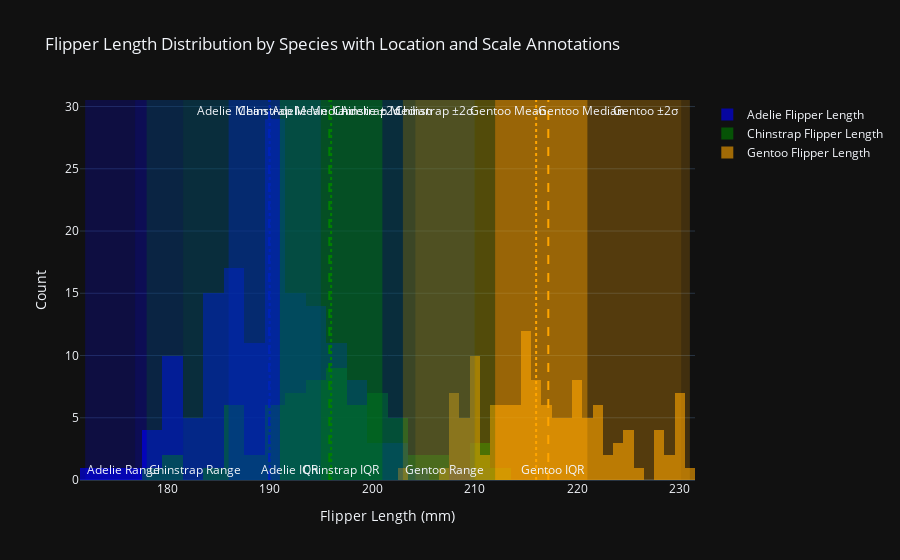

Source (notebook cell):
### Code cell
# Question 1

# Code directly imported from Chatgpt:

import plotly.express as px
import plotly.graph_objects as go
import seaborn as sns
import numpy as np

# Load the penguins dataset
penguins = sns.load_dataset("penguins")

# Drop rows with missing values for 'flipper_length_mm'
penguins_clean = penguins.dropna(subset=['flipper_length_mm'])

# Create an empty figure
fig = go.Figure()

# Define colors for each species
species_colors = {
    "Adelie": "blue",
    "Chinstrap": "green",
    "Gentoo": "orange"
}

# Iterate over each species
for species, color in species_colors.items():
    species_data = penguins_clean[penguins_clean['species'] == species]['flipper_length_mm']

    # Location statistics
    mean = species_data.mean()
    median = species_data.median()

    # Scale statistics
    min_val = species_data.min()
    max_val = species_data.max()
    q1 = species_data.quantile(0.25)
    q3 = species_data.quantile(0.75)
    std_dev = species_data.std()
    lower_2std = mean - 2 * std_dev
    upper_2std = mean + 2 * std_dev

    # Add histogram for the current species
    fig.add_trace(go.Histogram(x=species_data, name=f"{species} Flipper Length", opacity=0.6, marker_color=color, nbinsx=30))

    # Add vertical lines for mean and median
    fig.add_vline(x=mean, line=dict(color=color, width=2, dash="dash"), annotation_text=f'{species} Mean', annotation_position="top left")
    fig.add_vline(x=median, line=dict(color=color, width=2, dash="dot"), annotation_text=f'{species} Median', annotation_position="top right")

    # Add vertical rectangle for range (min to max)
    fig.add_vrect(x0=min_val, x1=max_val, fillcolor=color, opacity=0.2, line_width=0, annotation_text=f'{species} Range', annotation_position="bottom left")

    # Add vertical rectangle for IQR (Q1 to Q3)
    fig.add_vrect(x0=q1, x1=q3, fillcolor=color, opacity=0.4, line_width=0, annotation_text=f'{species} IQR', annotation_position="bottom right")

    # Add vertical rectangle for 2 standard deviations
    fig.add_vrect(x0=lower_2std, x1=upper_2std, fillcolor=color, opacity=0.1, line_width=0, annotation_text=f'{species} ±2σ', annotation_position="top right")

# Update layout and axis labels
fig.update_layout(
    title="Flipper Length Distribution by Species with Location and Scale Annotations",
    xaxis_title="Flipper Length (mm)",
    yaxis_title="Count",
    barmode="overlay"
)

# Show the plot
fig.show(render='png')

### Figure 1 — Plotly figure (JSON) as saved in the notebook; plotly's stock layout.template omitted (floating-point values rounded to 4 significant figures; data arrays with more than 128 entries replaced by an {"elided": "..."} marker saying what was removed)
{"data": [{"marker": {"color": "blue"}, "name": "Adelie Flipper Length", "nbinsx": 30, "opacity": 0.6, "type": "histogram", "x": {"elided": "151 int values"}}, {"marker": {"color": "green"}, "name": "Chinstrap Flipper Length", "nbinsx": 30, "opacity": 0.6, "type": "histogram", "x": [192, 196, 193, 188, 197, 198, 178, 197, 195, 198, 193, 194, 185, 201, 190, 201, 197, 181, 190, 195, 181, 191, 187, 193, 195, 197, 200, 200, 191, 205, 187, 201, 187, 203, 195, 199, 195, 210, 192, 205, 210, 187, 196, 196, 196, 201, 190, 212, 187, 198, 199, 201, 193, 203, 187, 197, 191, 203, 202, 194, 206, 189, 195, 207, 202, 193, 210, 198]}, {"marker": {"color": "orange"}, "name": "Gentoo Flipper Length", "nbinsx": 30, "opacity": 0.6, "type": "histogram", "x": [211, 230, 210, 218, 215, 210, 211, 219, 209, 215, 214, 216, 214, 213, 210, 217, 210, 221, 209, 222, 218, 215, 213, 215, 215, 215, 216, 215, 210, 220, 222, 209, 207, 230, 220, 220, 213, 219, 208, 208, 208, 225, 210, 216, 222, 217, 210, 225, 213, 215, 210, 220, 210, 225, 217, 220, 208, 220, 208, 224, 208, 221, 214, 231, 219, 230, 214, 229, 220, 223, 216, 221, 221, 217, 216, 230, 209, 220, 215, 223, 212, 221, 212, 224, 212, 228, 218, 218, 212, 230, 218, 228, 212, 224, 214, 226, 216, 222, 203, 225, 219, 228, 215, 228, 216, 215, 210, 219, 208, 209, 216, 229, 213, 230, 217, 230, 217, 222, 214, 215, 222, 212, 213]}], "layout": {"annotations": [{"showarrow": false, "text": "Adelie Mean", "x": 190.0, "xanchor": "right", "xref": "x", "y": 1, "yanchor": "top", "yref": "y domain"}, {"showarrow": false, "text": "Adelie Median", "x": 190, "xanchor": "left", "xref": "x", "y": 1, "yanchor": "top", "yref": "y domain"}, {"showarrow": false, "text": "Adelie Range", "x": 172, "xanchor": "left", "xref": "x", "y": 0, "yanchor": "bottom", "yref": "y domain"}, {"showarrow": false, "text": "Adelie IQR", "x": 195, "xanchor": "right", "xref": "x", "y": 0, "yanchor": "bottom", "yref": "y domain"}, {"showarrow": false, "text": "Adelie ±2σ", "x": 203.0, "xanchor": "right", "xref": "x", "y": 1, "yanchor": "top", "yref": "y domain"}, {"showarrow": false, "text": "Chinstrap Mean", "x": 195.8, "xanchor": "right", "xref": "x", "y": 1, "yanchor": "top", "yref": "y domain"}, {"showarrow": false, "text": "Chinstrap Median", "x": 196, "xanchor": "left", "xref": "x", "y": 1, "yanchor": "top", "yref": "y domain"}, {"showarrow": false, "text": "Chinstrap Range", "x": 178, "xanchor": "left", "xref": "x", "y": 0, "yanchor": "bottom", "yref": "y domain"}, {"showarrow": false, "text": "Chinstrap IQR", "x": 201, "xanchor": "right", "xref": "x", "y": 0, "yanchor": "bottom", "yref": "y domain"}, {"showarrow": false, "text": "Chinstrap ±2σ", "x": 210.1, "xanchor": "right", "xref": "x", "y": 1, "yanchor": "top", "yref": "y domain"}, {"showarrow": false, "text": "Gentoo Mean", "x": 217.2, "xanchor": "right", "xref": "x", "y": 1, "yanchor": "top", "yref": "y domain"}, {"showarrow": false, "text": "Gentoo Median", "x": 216, "xanchor": "left", "xref": "x", "y": 1, "yanchor": "top", "yref": "y domain"}, {"showarrow": false, "text": "Gentoo Range", "x": 203, "xanchor": "left", "xref": "x", "y": 0, "yanchor": "bottom", "yref": "y domain"}, {"showarrow": false, "text": "Gentoo IQR", "x": 221, "xanchor": "right", "xref": "x", "y": 0, "yanchor": "bottom", "yref": "y domain"}, {"showarrow": false, "text": "Gentoo ±2σ", "x": 230.2, "xanchor": "right", "xref": "x", "y": 1, "yanchor": "top", "yref": "y domain"}], "barmode": "overlay", "shapes": [{"line": {"color": "blue", "dash": "dash", "width": 2}, "type": "line", "x0": 190.0, "x1": 190.0, "xref": "x", "y0": 0, "y1": 1, "yref": "y domain"}, {"line": {"color": "blue", "dash": "dot", "width": 2}, "type": "line", "x0": 190, "x1": 190, "xref": "x", "y0": 0, "y1": 1, "yref": "y domain"}, {"fillcolor": "blue", "line": {"width": 0}, "opacity": 0.2, "type": "rect", "x0": 172, "x1": 210, "xref": "x", "y0": 0, "y1": 1, "yref": "y domain"}, {"fillcolor": "blue", "line": {"width": 0}, "opacity": 0.4, "type": "rect", "x0": 186, "x1": 195, "xref": "x", "y0": 0, "y1": 1, "yref": "y domain"}, {"fillcolor": "blue", "line": {"width": 0}, "opacity": 0.1, "type": "rect", "x0": 176.9, "x1": 203.0, "xref": "x", "y0": 0, "y1": 1, "yref": "y domain"}, {"line": {"color": "green", "dash": "dash", "width": 2}, "type": "line", "x0": 195.8, "x1": 195.8, "xref": "x", "y0": 0, "y1": 1, "yref": "y domain"}, {"line": {"color": "green", "dash": "dot", "width": 2}, "type": "line", "x0": 196, "x1": 196, "xref": "x", "y0": 0, "y1": 1, "yref": "y domain"}, {"fillcolor": "green", "line": {"width": 0}, "opacity": 0.2, "type": "rect", "x0": 178, "x1": 212, "xref": "x", "y0": 0, "y1": 1, "yref": "y domain"}, {"fillcolor": "green", "line": {"width": 0}, "opacity": 0.4, "type": "rect", "x0": 191, "x1": 201, "xref": "x", "y0": 0, "y1": 1, "yref": "y domain"}, {"fillcolor": "green", "line": {"width": 0}, "opacity": 0.1, "type": "rect", "x0": 181.6, "x1": 210.1, "xref": "x", "y0": 0, "y1": 1, "yref": "y domain"}, {"line": {"color": "orange", "dash": "dash", "width": 2}, "type": "line", "x0": 217.2, "x1": 217.2, "xref": "x", "y0": 0, "y1": 1, "yref": "y domain"}, {"line": {"color": "orange", "dash": "dot", "width": 2}, "type": "line", "x0": 216, "x1": 216, "xref": "x", "y0": 0, "y1": 1, "yref": "y domain"}, {"fillcolor": "orange", "line": {"width": 0}, "opacity": 0.2, "type": "rect", "x0": 203, "x1": 231, "xref": "x", "y0": 0, "y1": 1, "yref": "y domain"}, {"fillcolor": "orange", "line": {"width": 0}, "opacity": 0.4, "type": "rect", "x0": 212, "x1": 221, "xref": "x", "y0": 0, "y1": 1, "yref": "y domain"}, {"fillcolor": "orange", "line": {"width": 0}, "opacity": 0.1, "type": "rect", "x0": 204.2, "x1": 230.2, "xref": "x", "y0": 0, "y1": 1, "yref": "y domain"}], "title": {"text": "Flipper Length Distribution by Species with Location and Scale Annotations"}, "xaxis": {"title": {"text": "Flipper Length (mm)"}}, "yaxis": {"title": {"text": "Count"}}}}
